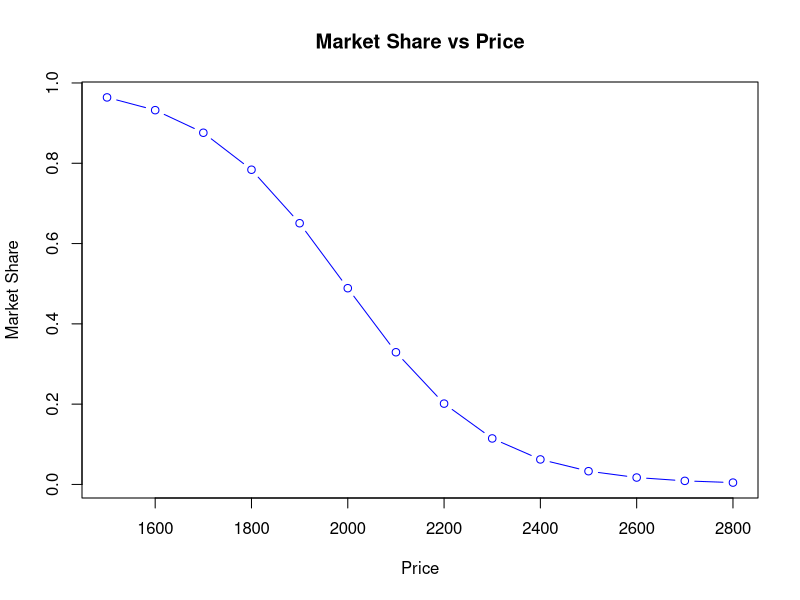
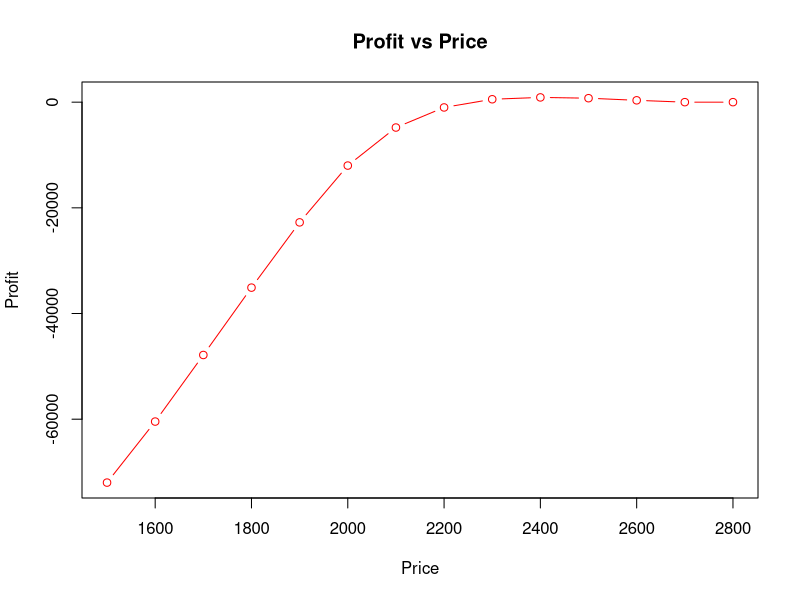
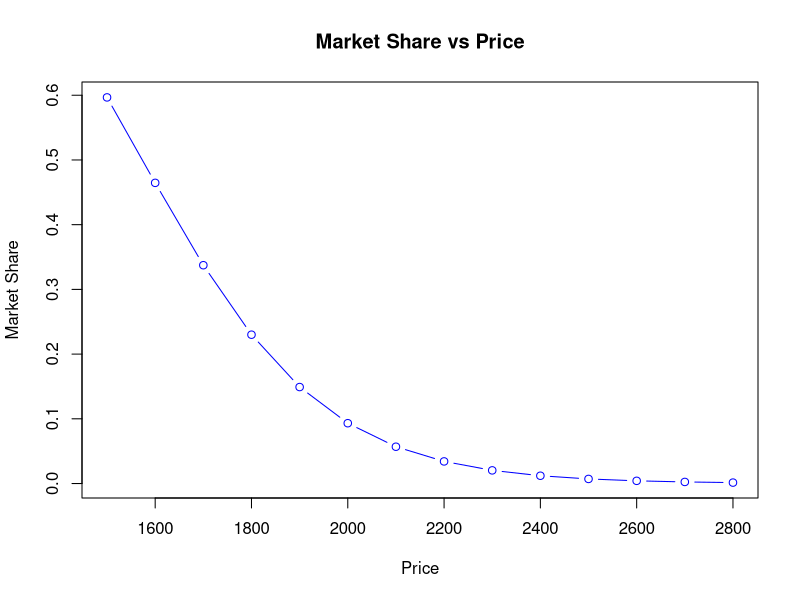
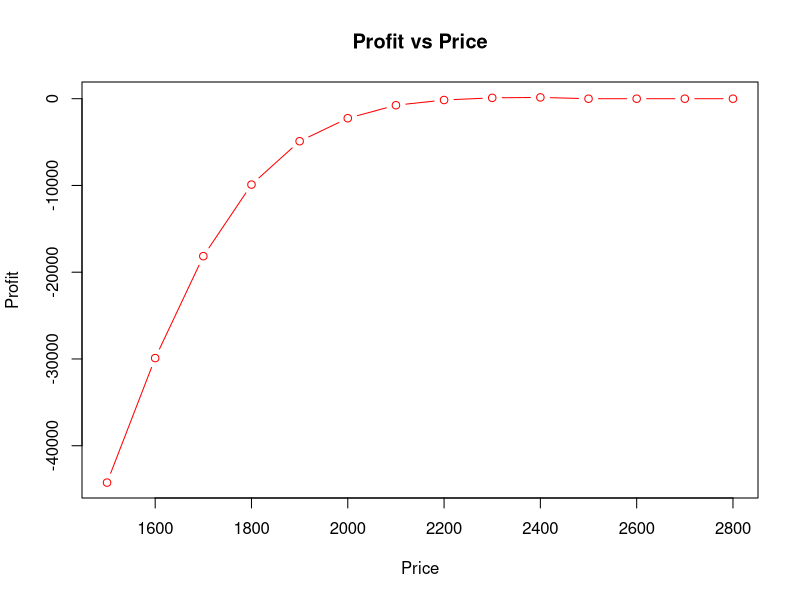
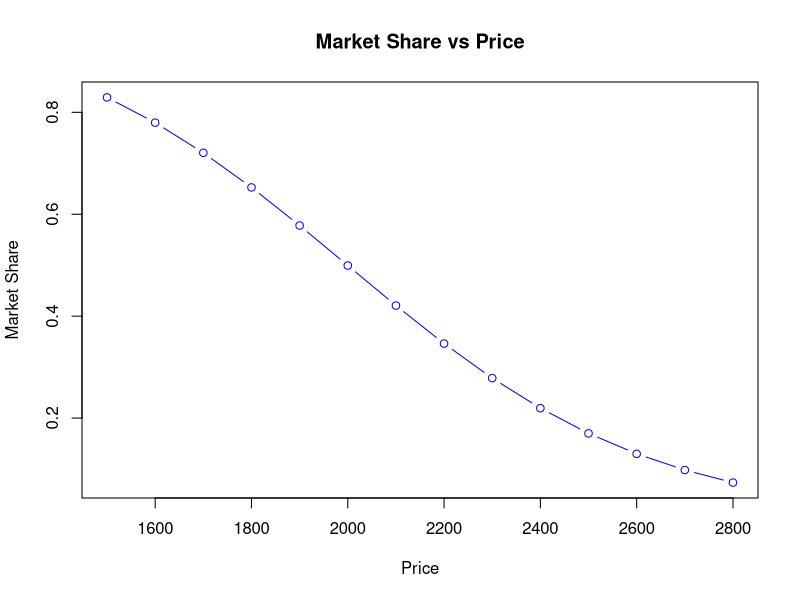
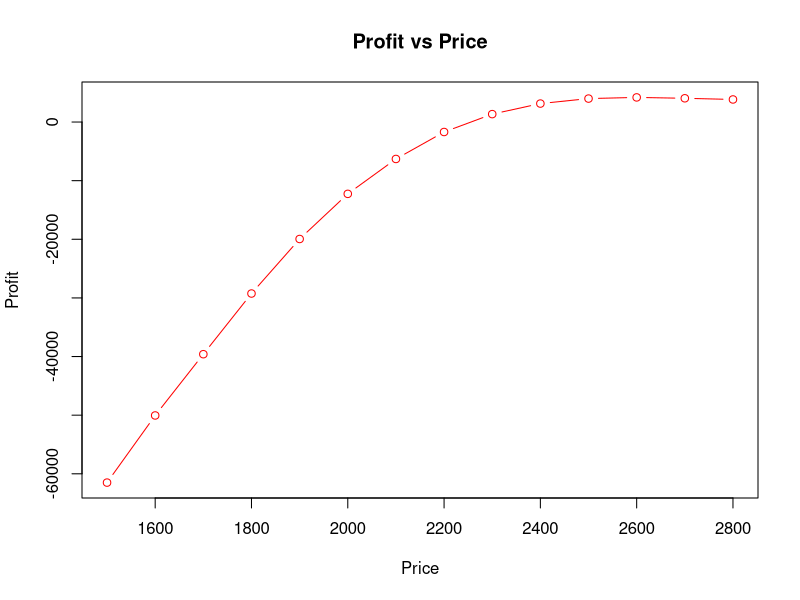
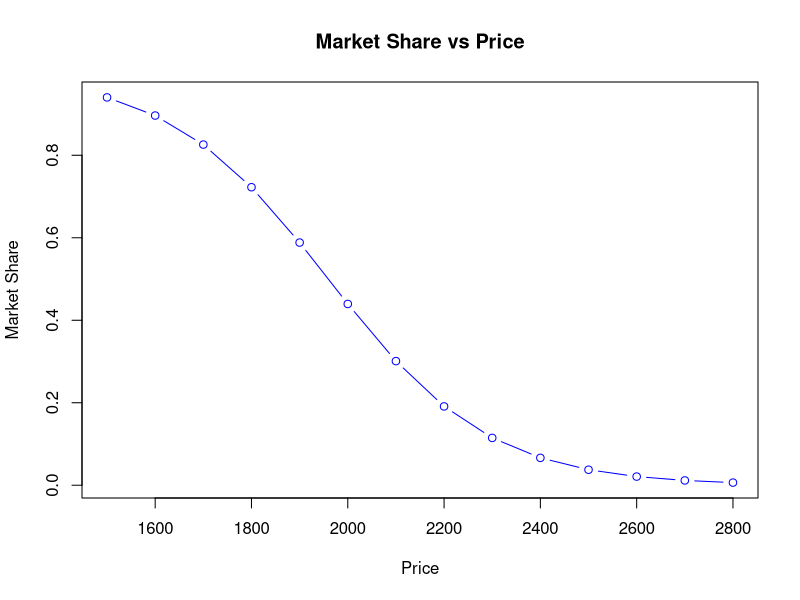
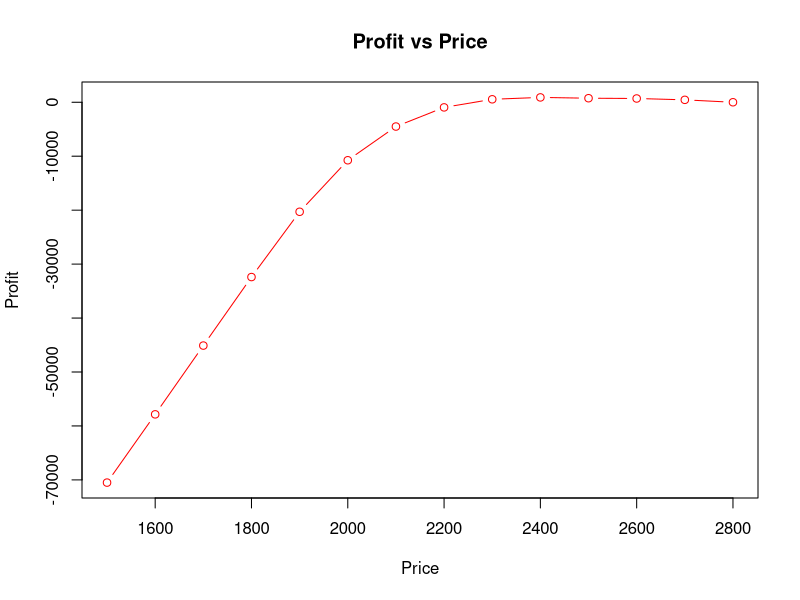

Write R code to recreate these figures, in order.

############## determine partworth estimates

library(dplyr)
library(readxl)

### ranking vectors of each of team members
jihyun <- c(11,12,4,22,24,16,9,10,3,21,23,15,7,8,2,19,20,14,5,6,1,17,18,13)
ian <- c(16,21,4,22,24,15,7,9,3,14,23,10,13,17,2,19,20,12,5,8,1,11,18,6)
amber <- c(11,23,2,16,24,8,10,19,1,15,22,7,9,18,4,14,21,6,12,17,3,13,20,5)
yuna <- c(12,4,8,23,24,16,11,3,7,21,22,15,10,2,6,19,20,14,9,1,5,17,18,13)
colin <- c(12,20,2,18,24,10,11,19,1,17,23,8,6,16,4,22,20,8,5,15,3,21,19,7)

########## actual function ##############################

conjoint_analysis <- function(preferences) {
  
  ### estimate partworth coefficients
  
  # extract design specifics
  designmatrix <- read_excel("Design Matrix.xlsx")
  designmatrix <- data.frame(designmatrix[1:5])
  
  # append preferences
  matrix <- cbind(preferences, designmatrix)
  
  # run lm on preferences (y) and design specifics (x)
  model <- lm(preferences ~ ., data = matrix)
  
  # extract partworth in vector
  partworth_with_price <- model$coefficients
  
  # extract partworth without price and price separately
  partworth <- partworth_with_price[1:5]
  price <- partworth_with_price[6]

  ### design profiles for my design, competing brand 1 sony, and competing brand 2 sharp
  
  # intercept (base price), 75 inch screen, 85 inch screen, high resolution, sony/not sony
  mydesign <- c(1,0,1,1,0) # Change this part
  sony <- c(1,1,0,1,1)
  sharp <- c(1,0,1,1,0)

  ### calculate utility based on cross product of design profile with partworth coefficients summed with price delta * partworth
  
  # utility without price
  util_mydesign_wo_price <- sum(partworth * mydesign)
  util_sony_wo_price <- sum(partworth * sony)
  util_sharp_wo_price <- sum(partworth * sharp)
  
  # utility with price for competing brands
  util_sony <- util_sony_wo_price + price*(2500-2000)/(2500-2000)
  util_sharp <- util_sharp_wo_price + price*(2000-2000)/(2500-2000)
  attractivenesstotal <- exp(util_sony) + exp(util_sharp)
  
  ### determine market share for each price
  
  # product pricing to be considered 
  prices <-seq(1500,2800, by = 100)
  
  # cost of my design
  costs <- c(1000,500,1000,250,250)
  my_cost <- mydesign%*%costs
  
  ###  formula to calculate utility, attractiveness, market share, sales, netcost and profit
  
  # empty dataframe to store and display results
  results <- data.frame(Price = numeric(0), Attractiveness = numeric(0), MarketShare = numeric(0), Sales = numeric(0), Margin = numeric(0), Profit = numeric(0))
  
  # run through each price and calculate all metrics
  for (i in prices) {
    
    # calculate utility of mydesign based on different prices
    util_mydesign <- util_mydesign_wo_price + price*(i-2000)/(2500-2000)
    attractiveness <- exp(util_mydesign)
    marketshare <- attractiveness/(attractivenesstotal + attractiveness)
    sales <- floor(marketshare*100)
    margin <- i-my_cost
    profit <- margin*sales
    
    results <- rbind(results, c(i, attractiveness, marketshare, sales, margin, profit))

  }
  
  colnames(results) <- c("Price", "Attractiveness", "MarketShare", "Sales", "Margin", "Profit")
  
  # print dataframe with results
  print(results)
  
  # plot price v marketshare and price v profit 
  plot(results$Price, results$MarketShare, type = "b", col = "blue",
       xlab = "Price", ylab = "Market Share", main = "Market Share vs Price")
  
  plot(results$Price, results$Profit, type = "b", col = "red",
       xlab = "Price", ylab = "Profit", main = "Profit vs Price")
  
  # find the max price 
  max_profit_index <- which.max(results$Profit)
  optimal_price <- results$Price[max_profit_index]
  optimal_profit <- results$Profit[max_profit_index]
  
  # statement about optimal price
  cat("The optimal price is $", optimal_price, 
      "which results in a profit of $", optimal_profit, "\n")
  
}


#### print out the results
conjoint_analysis(jihyun)
conjoint_analysis(yuna)
conjoint_analysis(colin)
conjoint_analysis(ian)
conjoint_analysis(amber)

library(dplyr)
library(readxl)

ian <- c(16,21,4,22,24,15,7,9,3,14,23,10,13,17,2,19,20,12,5,8,1,11,18,6)

yuna <- c(12,4,8,23,24,16,11,3,7,21,22,15,10,2,6,19,20,14,9,1,5,17,18,13)

amber <- c(11,23,2,16,24,8,10,19,1,15,22,7,9,18,4,14,21,6,12,17,3,13,20,5)

jihyun <- c(11,12,4,22,24,16,9,10,3,21,23,15,7,8,2,19,20,14,5,6,1,17,18,13)

colin <- c(12,14,8,23,24,16,11,13,7,21,22,15,6,10,2,20,19,4,5,9,1,18,17,3)

partworth <- function(preferences) {
  designmatrix <- read_excel("Design Matrix.xlsx")
  designmatrix <- data.frame(designmatrix[1:5])
  matrix <- cbind(preferences, designmatrix)
  model <- lm(preferences ~ ., data = matrix)
  partworth_with_price <- model$coefficients
  return(partworth_with_price)
} 

partworth(ian)
partworth(yuna)
partworth(amber)
partworth(jihyun)
partworth(colin)

